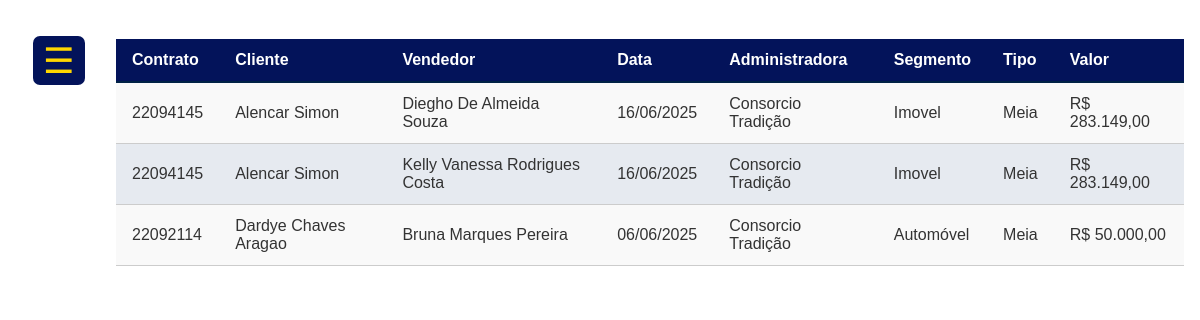
Screenshot of /_html/_lista/listaVenda.php (signed in) with the database file from the repository.
### tables this page shows
CREATE TABLE `venda` (
  `id` int(11) NOT NULL,
  `idVenda` int(11) NOT NULL,
  `tipo` varchar(50) NOT NULL,
  `segmento` varchar(100) NOT NULL,
  `valor` float NOT NULL,
  `dataV` date NOT NULL,
  `idAdm` int(11) NOT NULL,
  `confirmada` tinyint(1) DEFAULT 0
);

CREATE TABLE `cad_cli` (
  `idCli` int(11) NOT NULL,
  `nome` varchar(100) NOT NULL,
  `cpf` varchar(14) NOT NULL,
  `idFun` int(11) NOT NULL,
  `endereco` varchar(200) NOT NULL,
  `telefone` varchar(20) NOT NULL,
  `tipo` varchar(50) NOT NULL,
  `descricao` text DEFAULT NULL,
  `cadDT` datetime DEFAULT current_timestamp()
);

CREATE TABLE `cad_fun` (
  `idFun` int(11) NOT NULL,
  `nome` varchar(100) NOT NULL,
  `endereco` varchar(200) NOT NULL,
  `numero` varchar(20) NOT NULL,
  `dataN` date NOT NULL,
  `cpf` varchar(14) NOT NULL,
  `email` varchar(150) NOT NULL,
  `senha` varchar(255) NOT NULL,
  `acesso` varchar(100) NOT NULL,
  `ativo` char(10) NOT NULL,
  `idMaster` int(11) DEFAULT NULL,
  `idClassic` int(11) DEFAULT NULL,
  `idBasic` int(11) DEFAULT NULL,
  `nivel` varchar(50) DEFAULT NULL,
  `foto` longblob DEFAULT NULL
);

CREATE TABLE `cad_adm` (
  `idAdm` int(11) NOT NULL,
  `cnpj` varchar(18) NOT NULL,
  `nome` varchar(150) NOT NULL
);

### _php/_lista/_listaComum/listaVendas.php (the view, shortened to what this page needs)
<?php
require_once __DIR__ . '/../../../config/db.php';
echo "<table>";
$useFilter = false;
$limit = 15;
$page  = isset($_GET['page']) && is_numeric($_GET['page']) ? (int)$_GET['page'] : 1;
$offset = ($page - 1) * $limit;
$sql = "
    SELECT
        v.id        AS venda_pk,
        v.idVenda   AS contrato,
        cli.nome    AS cliente,
        fun.nome    AS vendedor,
        DATE_FORMAT(v.dataV, '%d/%m/%Y') AS data_venda,
        adm.nome    AS administradora,
        v.valor     AS valor_venda,
        v.segmento  AS segmento,
        v.tipo      AS tipo_venda
    FROM venda v
    JOIN cad_adm    adm ON adm.idAdm   = v.idAdm
    JOIN venda_cli  vc  ON vc.idVenda  = v.id
    JOIN cad_cli    cli ON cli.idCli   = vc.idCli
    JOIN venda_fun  vf  ON vf.idVenda  = v.id
    JOIN cad_fun    fun ON fun.idFun   = vf.idFun
";
$params = [];
$sql .= " ORDER BY v.dataV DESC LIMIT {$limit} OFFSET {$offset}";
$stmt = $pdo->prepare($sql);
$stmt->execute($params);
$vendas = $stmt->fetchAll(PDO::FETCH_ASSOC);
if ($useFilter) {
    echo "<thead><tr>"
       ."<th>Contrato</th><th>Cliente</th><th>Vendedor</th><th>Data</th><th>Administradora</th><th>Segmento</th><th>Tipo</th><th>Valor</th>"
       ."<th>1ª Comissão</th><th>2ª Comissão</th><th>3ª Comissão</th><th>4ª Comissão</th><th>Total Comissão</th>"
       ."</tr></thead>";
} else {
    echo "<thead><tr>"
       ."<th>Contrato</th><th>Cliente</th><th>Vendedor</th><th>Data</th><th>Administradora</th><th>Segmento</th><th>Tipo</th><th>Valor</th>"
       ."</tr></thead>";
}
echo "<tbody>";
if (empty($vendas)) {
    $colspan = $useFilter ? 13 : 8;
    echo "<tr><td colspan='{$colspan}'>Nenhuma venda encontrada.</td></tr>";
} else {
    foreach ($vendas as $row) {
        $vendaPk    = $row['venda_pk'];
        $contrato   = htmlspecialchars($row['contrato'], ENT_QUOTES);
        $cliente    = htmlspecialchars($row['cliente'], ENT_QUOTES);
        $vendedor   = htmlspecialchars($row['vendedor'], ENT_QUOTES);
        $data       = htmlspecialchars($row['data_venda'], ENT_QUOTES);
        $adm        = htmlspecialchars($row['administradora'], ENT_QUOTES);
        $segmento   = htmlspecialchars($row['segmento'], ENT_QUOTES);
        $tipoVenda  = htmlspecialchars($row['tipo_venda'], ENT_QUOTES);
        $stmtCountFun = $pdo->prepare("SELECT COUNT(*) FROM venda_fun WHERE idVenda = ?");
        $stmtCountFun->execute([$vendaPk]);
        $countFun = (int)$stmtCountFun->fetchColumn() ?: 1;
        $sharedValue = $row['valor_venda'] / $countFun;
        $valorVenda  = 'R$ ' . number_format($sharedValue, 2, ',', '.');
        echo "<tr>";
        echo "<td data-label='Contrato'>{$contrato}</td>";
        echo "<td data-label='Cliente'>{$cliente}</td>";
        echo "<td data-label='Vendedor'>{$vendedor}</td>";
        echo "<td data-label='Data'>{$data}</td>";
        echo "<td data-label='Administradora'>{$adm}</td>";
        echo "<td data-label='Segmento'>{$segmento}</td>";
        echo "<td data-label='Tipo'>{$tipoVenda}</td>";
        echo "<td data-label='Valor Venda'>{$valorVenda}</td>";
        echo "</tr>";
    }
}
echo "</tbody></table>";
?>

### _css/_listas/listas.css (style rules this page uses)
.lista-container table { width: 100%; border-collapse: collapse; font-family: Arial, sans-serif; background: #fff; box-sizing: border-box; }
.lista-container thead { background-color: #03135a; }
.lista-container thead th { color: #fff; text-align: left; padding: 0.75rem 1rem; font-weight: 600; border-bottom: 2px solid #002246; }
.lista-container tbody tr { background-color: #f9f9f9; transition: background-color 0.2s; }
.lista-container tbody tr:nth-child(even) { background-color: #e6eaf0; }
.lista-container tbody td { padding: 0.75rem 1rem; border-bottom: 1px solid #ccc; color: #333; }

### rows the page displays
venda: idVenda "22094145", cad_cli.nome "Alencar Simon", cad_fun.nome "Diegho De Almeida Souza", data "16/06/2025", idAdm.nome "Consorcio Tradição", segmento "Imovel", tipo "Meia", valorVenda "R$ 283.149,00", cad_fun.nome "Kelly Vanessa Rodrigues Costa"
venda: idVenda "22092114", cad_cli.nome "Dardye Chaves Aragao", cad_fun.nome "Bruna Marques Pereira", data "06/06/2025", idAdm.nome "Consorcio Tradição", segmento "Automóvel", tipo "Meia", valorVenda "R$ 50.000,00"
